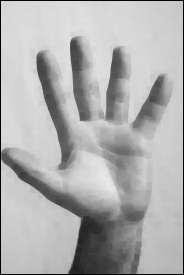
//> input picture assets/lefthand.jpg, 184 x 275 px, given in place of the camera
$ ./ContourTest   (built with g++ and OpenCV 4)
//> lines starting //> are read from the running program, lines starting //| are printed output that depends on the picture; after the words box and inside, x2 and y2 are one past the last pixel; in counts of white or black regions, pixels touching at a corner belong together
/**
 * @function moments_demo.cpp
 * @brief Demo code to calculate moments
 * @author OpenCV team
 */

#include <iostream>
#include <opencv2/opencv.hpp>

using namespace cv;
using namespace std;

int thresh = 80;
const int max_thresh = 255;
RNG rng(12345);
int main(int, char**)
{
	VideoCapture cap(0); // open the default camera
	if(!cap.isOpened())  // check if we succeeded
		return -1;

	namedWindow("edges",1);
	while (1)
	{
		Mat frame;
		Mat frame_gray;
		Mat canny_output;

		vector<vector<Point> > contours;
		vector<Vec4i> hierarchy;

		if (!cap.read(frame)) // get a new frame from camera
			break;
//> frame is the input picture: 275 rows x 184 cols, CV_8UC3; min 0, max 234, mean 175.7

		resize(frame, frame, Size(360, 240));
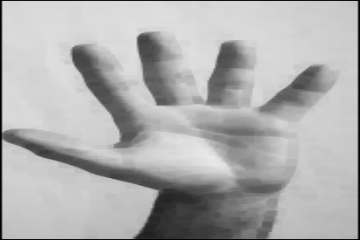
//> frame: 240 rows x 360 cols, CV_8UC3; min 0, max 234, mean 175.5
		cvtColor(frame, frame_gray, CV_BGR2GRAY);
		//blur(frame_gray, frame_gray, Size(3, 3));
		GaussianBlur(frame_gray, frame_gray, Size(15, 15), 0);
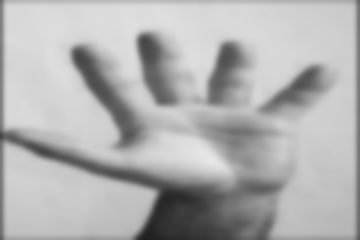
//> frame_gray: 240 rows x 360 cols, CV_8UC1; min 31, max 230, mean 176.4

		Canny(frame_gray, canny_output, thresh, thresh * 2, 3);
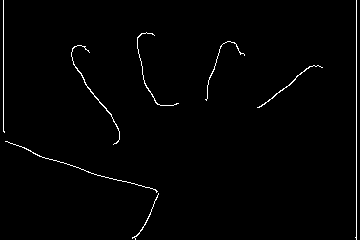
//> canny_output: 240 rows x 360 cols, CV_8UC1; 1.3% white in thin lines or dots
		/// Find contours
		findContours(canny_output, contours, hierarchy, RETR_EXTERNAL, CHAIN_APPROX_SIMPLE, Point(0, 0));
//> contours = 8 contours, 6 with area under 20; largest, box (x1, y1, x2, y2) and area: (71, 45, 120, 145) 45, (257, 65, 323, 108) 32

		/// Get the moments
		vector<Moments> mu(contours.size());
//> mu = 8 items
		for (size_t i = 0; i < contours.size(); i++)
		{
			mu[i] = moments(contours[i], false);
		}
//> this loop made 8 passes

		///  Get the mass centers:
		vector<Point2f> mc(contours.size());
		for (size_t i = 0; i < contours.size(); i++)
		{
			mc[i] = Point2f(static_cast<float>(mu[i].m10 / mu[i].m00), static_cast<float>(mu[i].m01 / mu[i].m00));
		}

		/// Draw contours
		Mat drawing = Mat::zeros(canny_output.size(), CV_8UC3);
		for (size_t i = 0; i < contours.size(); i++)
		{
			Scalar color = Scalar(rng.uniform(0, 255), rng.uniform(0, 255), rng.uniform(0, 255));
			drawContours(drawing, contours, (int)i, color, 2, 8, hierarchy, 0, Point());
			circle(drawing, mc[i], 4, color, -1, 8, 0);
		}
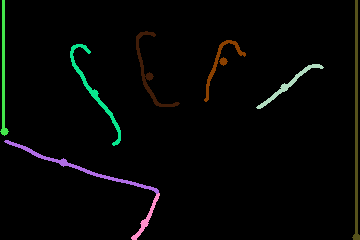
//> drawing: 240 rows x 360 cols, CV_8UC3; mean B, G, R 4.4, 5.7, 4.7


		for (size_t i = 0; i < contours.size(); i++)
		{
			Rect r = boundingRect(contours[i]);
			rectangle(frame, Point(r.x, r.y), Point(r.x + r.width, r.y + r.height), Scalar(0, 255, 0), 2);
		}
//> this loop made 8 passes
//> r on passes 1 to 8: Rect(132, 193, 27, 47), Rect(5, 141, 153, 52), Rect(257, 65, 66, 43), Rect(71, 45, 49, 100), Rect(205, 41, 40, 60), Rect(137, 32, 42, 74), Rect(355, 0, 2, 240), Rect(3, 0, 2, 133)
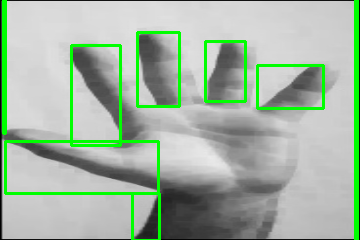
//> frame: 240 rows x 360 cols, CV_8UC3; 7.18% of pixels changed, all inside (x1, y1, x2, y2) = (2, 0, 359, 240)

		imshow("frame", frame);
		imshow("edges", drawing);
		if(waitKey(30) >= 0) break;
//> the Esc key is pressed
	}
	// the camera will be deinitialized automatically in VideoCapture destructor
	return 0;
}
